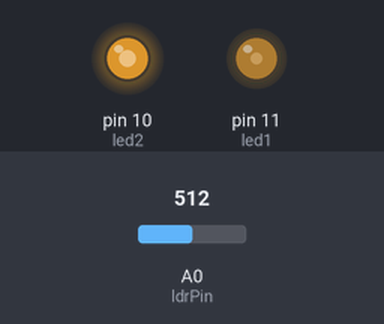
The sketch below on a simulated Arduino Uno, built with avr-gcc and run on an emulated ATmega328P. Shown: output pins drawn as LEDs (lit = HIGH). Inputs (shaded band) come from the test bench; at power-on: A0 (ldrPin) = 512.

Above: at 1.2 s.
1.3 s: A0 (ldrPin) set to 716
At 1.8 s:
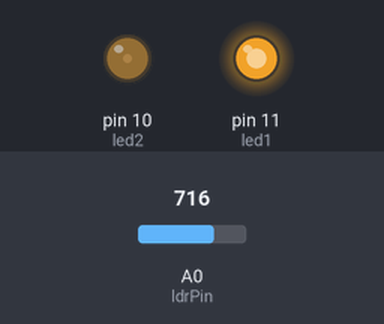
2.8 s: A0 (ldrPin) set to 900
At 4.0 s:
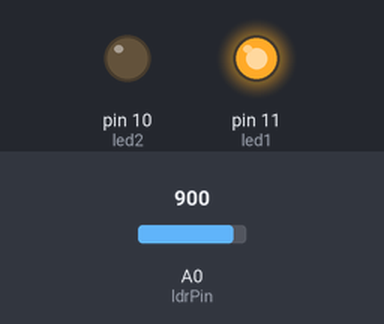
4.3 s: A0 (ldrPin) set to 775
5.8 s: A0 (ldrPin) set to 752
At 6.4 s:
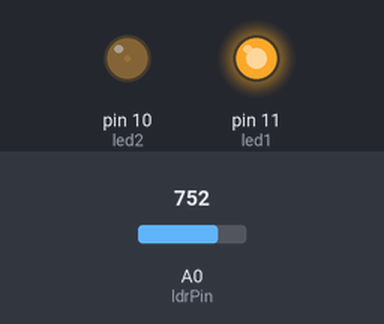
7.3 s: A0 (ldrPin) set to 306
At 8.5 s:
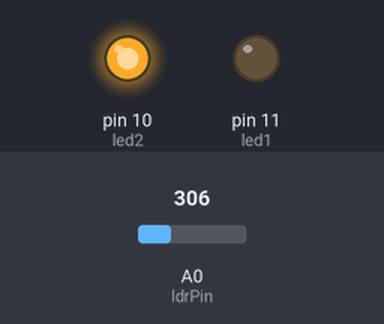
8.8 s: A0 (ldrPin) set to 390
10.3 s: A0 (ldrPin) set to 411
At 11.0 s:
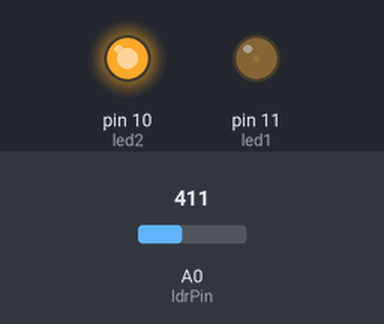
Timing chart, 0 to 12.8 s (numbered marks = the images above; inputs shaded):
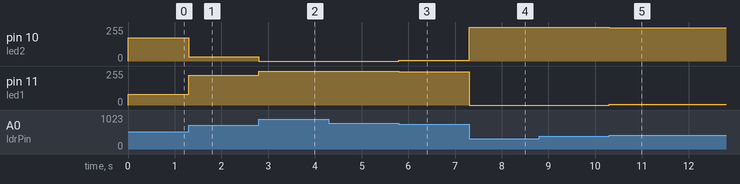

The sketch:

lab9.ino
```cpp
/*
Names: Siddarth & Mostafa
Dates: May 11, 2022
Description: Code for interfacing lab 9 - LDR
*/

int ldrPin = 0;
int ldrInput;

int led1 = 11;
int led2 = 10;

int ledBrightness;
int ledBrightnessConstrained;

void setup() {
  // put your setup code here, to run once:
  pinMode(led1, OUTPUT);
  pinMode(led2, OUTPUT);

  pinMode(ldrPin, INPUT);

}

void loop() {
  ldrInput = analogRead(ldrPin); //read the amount of light from ldr

  ledBrightness = map(ldrInput, 400, 760, 0, 255); //map LED brightness values from 400 to 760
  ledBrightnessConstrained = constrain(ledBrightness, 0, 255); //constrain brightness values from 0 to 255

  analogWrite(led1, ledBrightnessConstrained); //supply constrained voltage to LED 1
  analogWrite(led2, 255 - ledBrightnessConstrained); //supply voltage OPPOSITE to LED 2
}
```

Measured:
- after the input at 1.3 s, pin 10 (led2): 176/255 → 32/255 at once; pin 11 (led1): 79/255 → 223/255 at once
- after the input at 2.8 s, pin 10 (led2): 32/255 → 0/255 at once; pin 11 (led1): 223/255 → 255/255 at once
- after the input at 4.3 s, every drawn part: stays the same
- after the input at 5.8 s, pin 10 (led2): 0/255 → 6/255 at once; pin 11 (led1): 255/255 → 249/255 at once
- after the input at 7.3 s, pin 10 (led2): 6/255 → 255/255 at once; pin 11 (led1): 249/255 → 0/255 at once
- after the input at 8.8 s, every drawn part: stays the same
- after the input at 10.3 s, pin 10 (led2): 255/255 → 248/255 at once; pin 11 (led1): 0/255 → 7/255 at once
